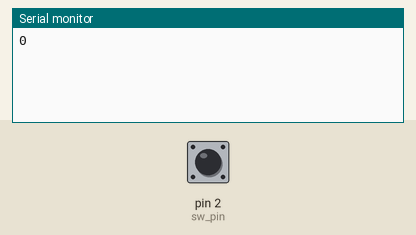
This sketch was run on a simulated Arduino Uno, built with avr-gcc and run on an emulated ATmega328P. Parts: the last lines printed to the serial monitor. Inputs (shaded band) come from the test bench; at power-on: pin 2 (sw_pin) HIGH.

Above: at 1.2 s.
1.3 s: pin 2 (sw_pin) pulled LOW for 0.15 s
At 2.1 s:
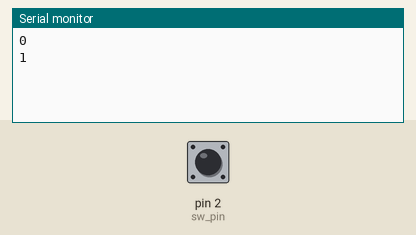
2.9 s: pin 2 (sw_pin) pulled LOW for 1 s
At 3.3 s:
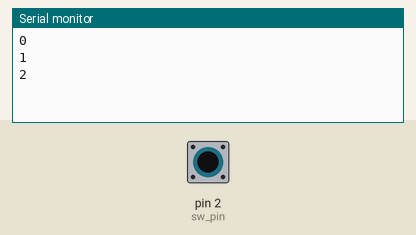
5.4 s: pin 2 (sw_pin) pulled LOW for 0.15 s
At 6.4 s:
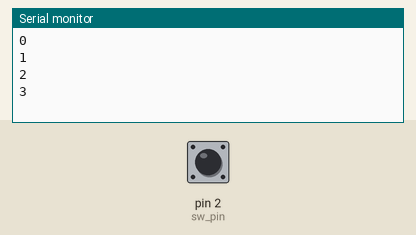
Timing chart, 0 to 8.4 s (numbered marks = the images above; inputs shaded):
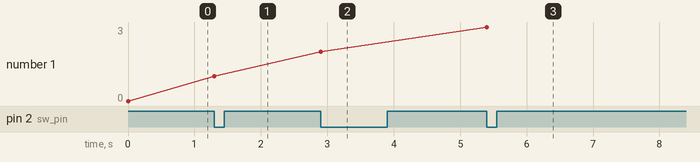

The sketch:

app.ino
```cpp
const int sw_pin = 2;
int count = 0;

int t1, t2;

void flash(void)
{
    t2 = millis();

    if (t2 - t1 < 200) return;
    else t1 = t2;

    ++count;
    Serial.println(count);
}

void setup()
{
    Serial.begin(115200);
    pinMode(sw_pin, INPUT_PULLUP);
    attachInterrupt(digitalPinToInterrupt(sw_pin), flash, FALLING);

    t1 = millis();
    Serial.println(t1);
}

void loop() {}
```

Measured:
- after the input at 1.3 s, the serial monitor: prints a new line at once (image 1)
- after the input at 2.9 s, the serial monitor: prints a new line at once (image 2)
- after the input at 5.4 s, the serial monitor: prints a new line at once (image 3)
- plotted number 1: 0 → 1 after the input at 1.3 s, 1 → 2 after the input at 2.9 s, 2 → 3 after the input at 5.4 s
